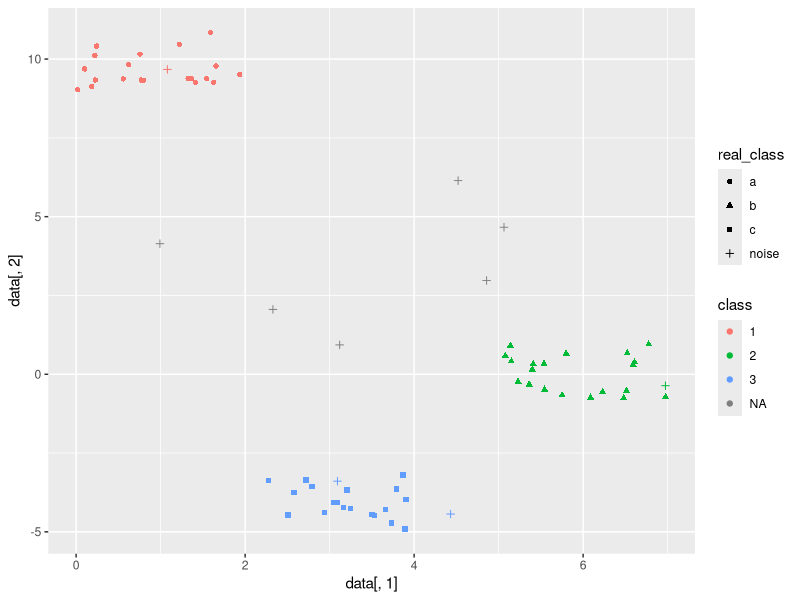
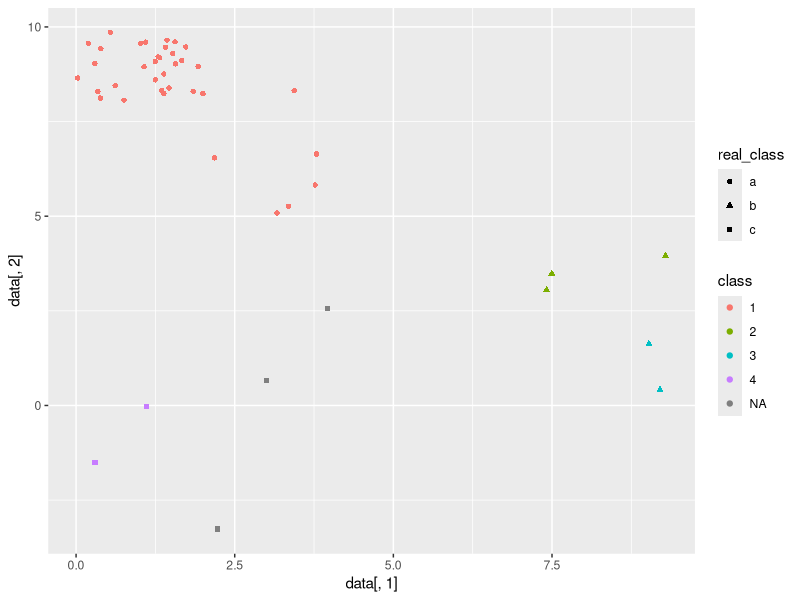

Write the R code that produced these figures, in order.
library(tidyverse)

#choose Eps and minpts
#Eps = maximum distance beetwen two points if they are in the same cluster
#minpts = minimum digits of points which are shaped a cluster 
DBSCAN<-function(data , eps , minpts){
  
  #seperating data and real class
  real_class <- data[,3]
  data <- data[-3]
  
  length<-as.numeric(lengths(data[1],use.names = TRUE)) #total length of the points
  
  visited<-array(FALSE, length) #every point which is not noise must been visited after the loop
  isNoise<-array(FALSE, length) #no need visit them
  
  cluster<-c() #create the basic array, contains all points which are include in a cluster , actually all points except noises, it is filled with positive integers which are refered to a data row
  k=1
  nofclusters <- 0
  distance <- as.matrix(dist(data)) #array[length,length]
  
  
  #put noises away
  for (i in 1:(length -1) ){  
    itspnts <-0
    for(j in 1 :length){
      if(i!=j){
        if (!is.null(distance[i,j]) && (distance[i,j]<eps)){
          itspnts=itspnts + 1
        }
      }
      if(itspnts>minpts)
        break;
    }
    
    if (itspnts<minpts)
      isNoise[i]=TRUE  
    
  }
  
  #for every point
  for (i in 1:(length-1)){
    if (isNoise[i]==FALSE) #ignore it
    {
      #finding neighbors of every point
      neighbours<-c(i)
      for(j in 1 :length){
        if (!is.null(distance[i,j]) && (distance[i,j]<eps))
        {
          neighbours<-c(neighbours ,  j)
        }
      }
      
      
      
      case<-FALSE 
      #if at least one point of the neighborhood is in array clusters[], it means that all points int the neighborhhod are in the cluster
      for (k in 1:length(neighbours)){
        if(visited[neighbours[k]]==TRUE){ #At least one point is in a neighborhood => all current neighborhood in this neighborhood except noises
          #must put them in correct neighborhood
          inClusterCage = -1
          for(kk in 1:length(cluster)){
            if (cluster[kk]== neighbours[k])
            {
              inClusterCage = kk;
              break;
            }
          }
          cluster<- c (cluster[1:inClusterCage], neighbours, cluster[inClusterCage: length(cluster)]) #so all neighbors are put in the correct cluster 
          case<-TRUE #we want it to delete points which exist already in the array cluster()
          break;
        }
      }
      #it means that it is a new neighborhood/cluster
      if (case==FALSE){ 
        cluster<-c(cluster, nofclusters ,neighbours) #i use a negative int variable: nofclusters, to know when we have a new cluster 
        nofclusters<-nofclusters-1
      }
      #must be unique elements
      else{
        cluster<-unique(cluster, incomparables = FALSE, MARGIN = 1, fromLast = FALSE)
        cluster <- cluster[!is.na(cluster)]
      }
      for (k in 1:length(neighbours)){
        visited[neighbours[k]]=TRUE
      }
    }# end of if(isNoise==FALSE) statement
  }#end of for(i in 1:(length-1)) loop
  
  
  nofclusters<-abs(nofclusters) #real number of clusters
  neighborhoods<-matrix(nrow=lengths(data , use.names=TRUE), ncol=nofclusters) #create a matrix in which every row haw a cluster
  i=1
  number<-0
  j<-0
  for(i in 1:length(cluster)){
    if (cluster[i]>0){
      j<-j+1
      neighborhoods[j,number] <- cluster[i]
    }
    else{
      number<-number+1
      j<-0
      
    }
  }
  
  
  #making it possible to plot with ggplot
  plot_data <- data
  plot_data$class <- NA #creates class column 
  #get number of clusters
  clust_num <- ncol(neighborhoods)
  #for each neighbourhood, add a class name to the dataset
  for(x in 1:clust_num){
    plot_data$class[neighborhoods[, x]] <- as.character(x)
  }
  
  ggplot(plot_data) + 
    geom_point(aes(x=data[,1],y=data[,2], color=class, shape=real_class))
  
} #end of function

#reading the datasets
sl_data <- read.csv(file = 'single_link_better.csv')
dbs_data <- read.csv(file= 'dbscan_better.csv')

#running the algorithm
DBSCAN(dbs_data[-1] , eps=1.5, minpts=2)
DBSCAN(sl_data[-1], eps=2, minpts=1)
